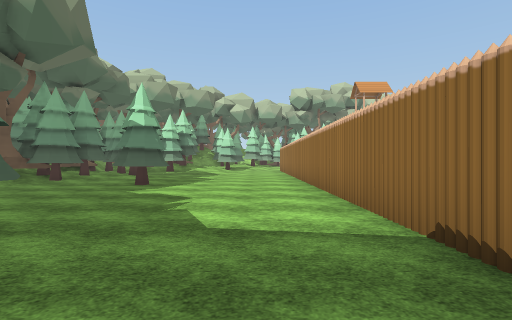
View 1 (above)

24 first-person views from a walk through a 3-D level made in the Unity game engine. The camera is 1.4 m above the floor, looks level and sees 85° across. The floor is counted in squares, 2 m on a side. Each view is taken from the middle of a square. On the plan, view 1 faces up. The plan holds only what a view shows up to about 9 squares ahead; the rest is blank. The place goes on beyond the plan. The player character is not drawn. Some surface patterns are stand-ins.

View 2
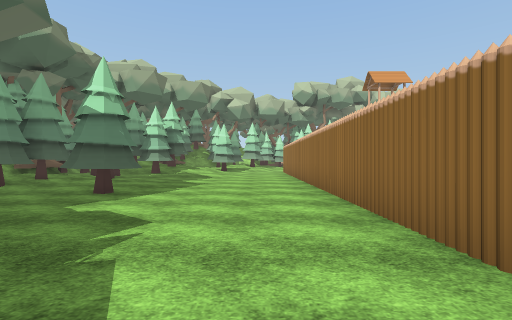

View 3
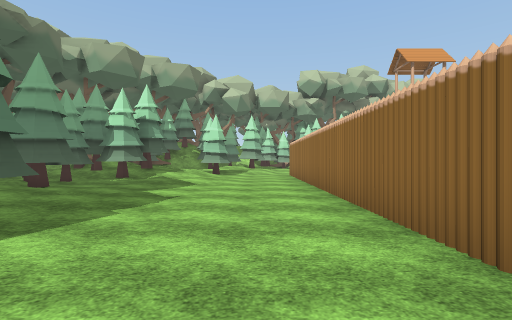

View 4
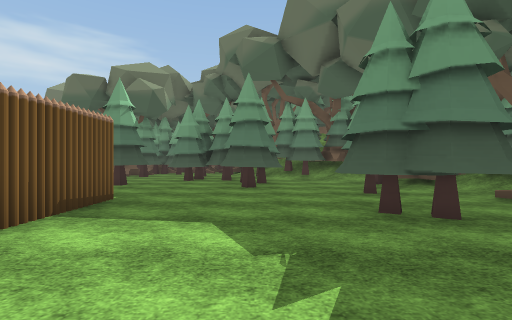

View 5
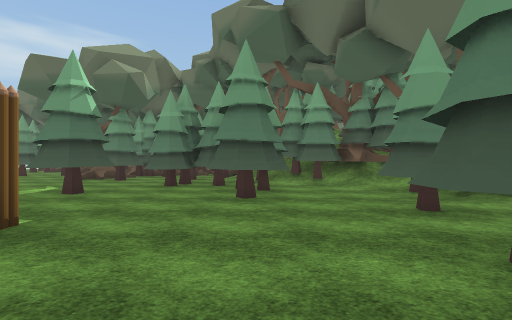

View 6
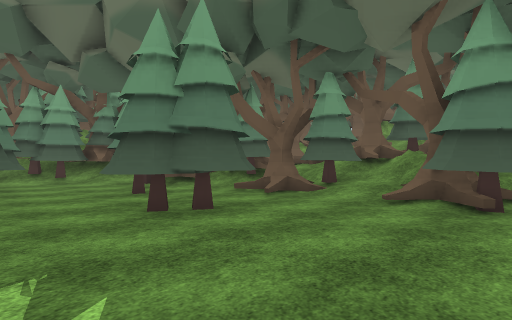

View 7
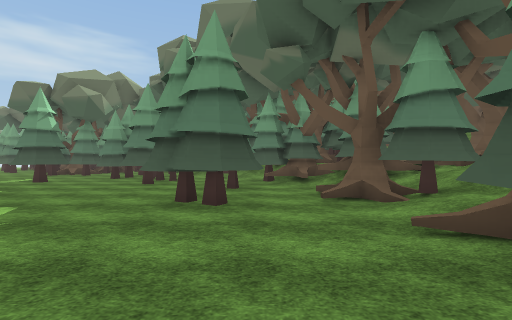

View 8
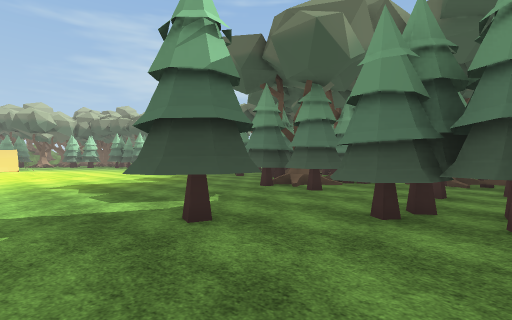

View 9
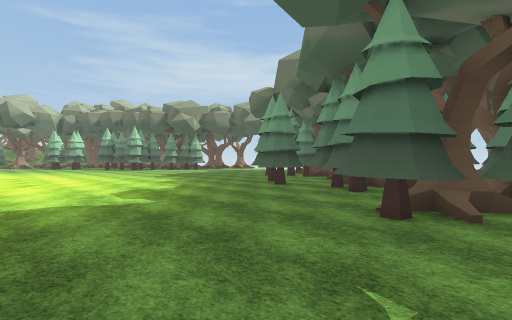

View 10
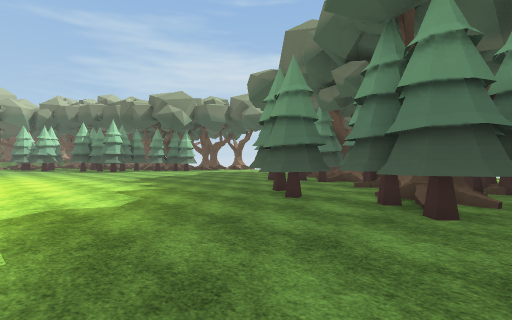

View 11
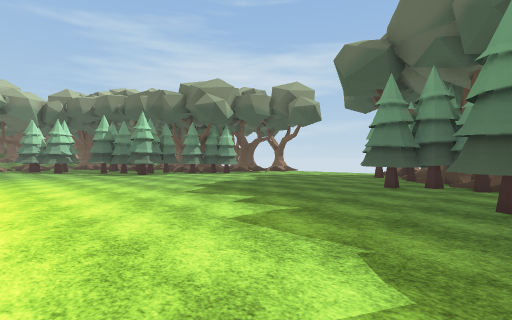

View 12
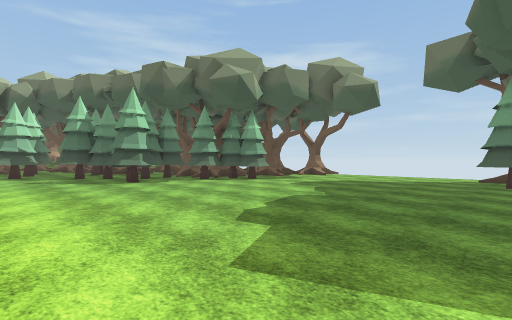

View 13
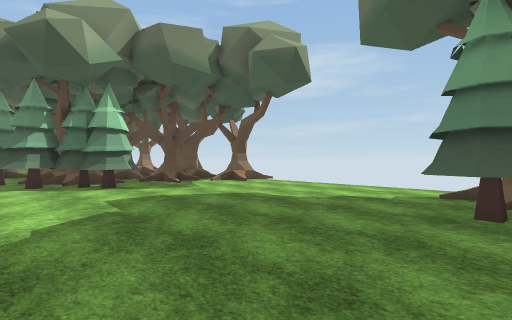

View 14
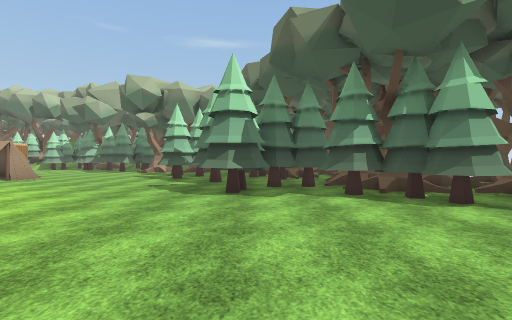

View 15
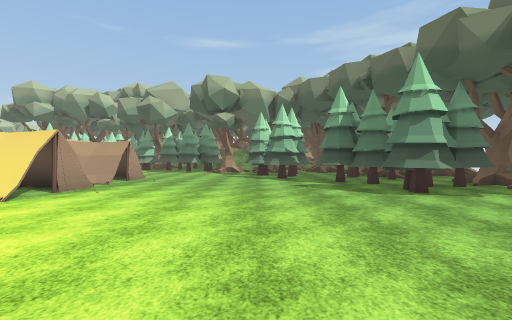

View 16
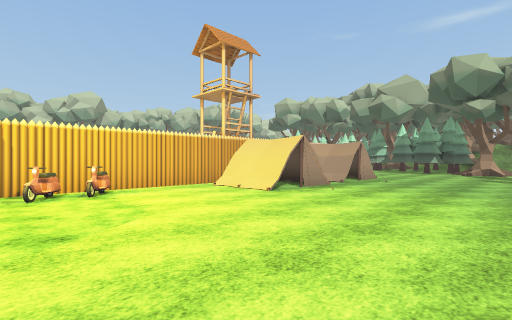

View 17
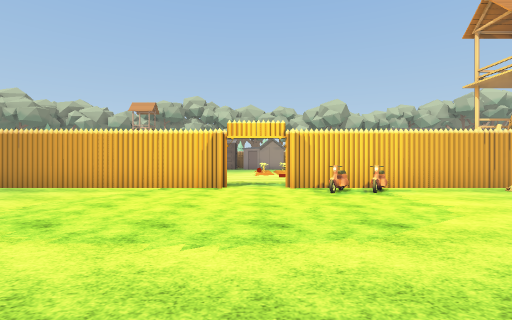

View 18
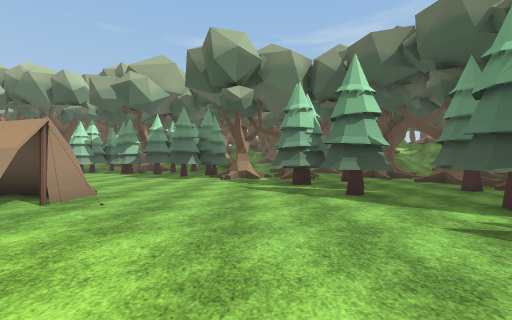

View 19
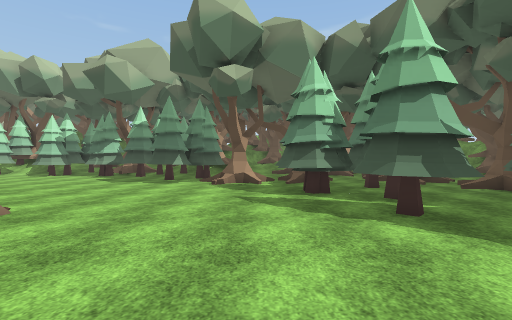

View 20
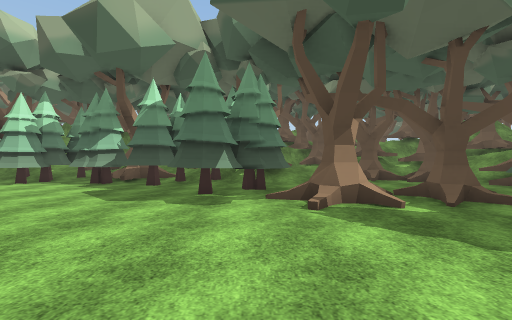

View 21
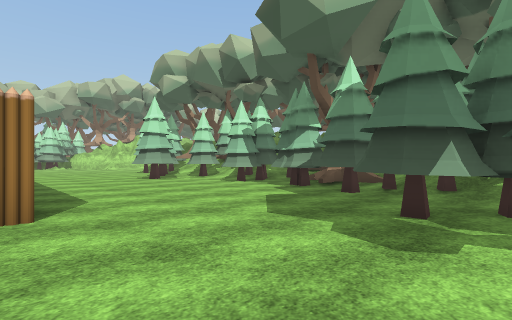

View 22
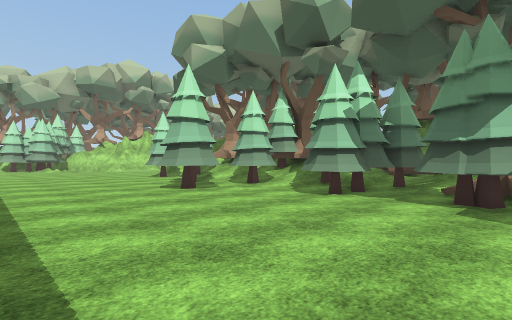

View 23
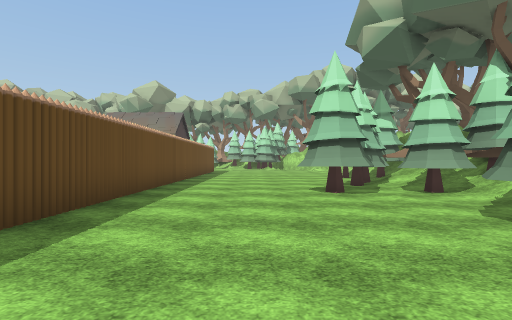

View 24
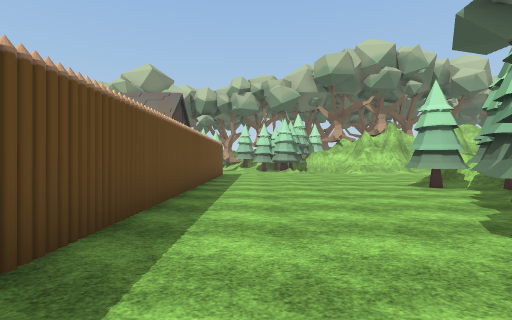

### Floor plan
Key: @ floor where view 1 was taken; # wall or solid block; . main floor; : floor 0.25 m higher than the main floor; / step, stairs or slope; O other object.
Columns run from 6 left of view 1 to 37 right of it. Each row starts with its distance up from view 1.
 14  ##/:...#                           #....../
 13  #.//...#                       OOO #....../
 12 ##......#                           #.....##
 11 ##:.....#                           #......#
 10 #/:.....#                           #.....##
  9 #/......#                           #....###
  8 #..#....#                           #....##
  7 ........#                           #...####
  6 #.......#                           #......#
  5 O.......#                           #......#
  4 /.......#                           #.....##
  3 #.##....#            ...             ......#
  2 O/##....#            O.O    O        .....##
  1 /.......#       ######OO######      #.....#O
  0 O.##..@.................OO..OOOO O........#/
 -1 #O...#......................OOOO.O........##
 -2 ###..#..##...................OO..O...../####
 -3   #..####............................../##/O
 -4   ######............................../O ../
 -5        #..##........................../
 -6        #####........................##//..
 -7           #O.....................####./O ..O
 -8           #######..................#.#/..../
 -9             #####............#.##...... /./O
-10              O...............###..##.//O OO/
-11                #..##..........# .   OO/ OOO/
-12             ##O#####........###//
-13            ###  O# ........###OO
-14            #     #O ........//  O
-15                   O ##.......//OO
-16                   O  ......./O
-17                    OO/...... OO
-18                      ......

Where each view was taken, in squares from view 1:
view 1: 0 up, 0 right, facing up
view 2: 2 up, 0 right, facing up
view 3: 5 up, 0 right, facing up
view 4: 6 up, 1 left, facing down
view 5: 4 up, 1 left, facing down
view 6: 6 up, 1 left, facing down-left
view 7: 7 up, 4 left, facing down
view 8: 0 up, 0 right, facing down-right
view 9: 2 down, 4 right, facing down-right
view 10: 4 down, 6 right, facing down-right
view 11: 4 down, 10 right, facing down-right
view 12: 6 down, 14 right, facing down-right
view 13: 11 down, 14 right, facing down-right
view 14: 10 down, 17 right, facing right
view 15: 6 down, 17 right, facing right
view 16: 6 down, 17 right, facing up-right
view 17: 6 down, 16 right, facing up
view 18: 5 down, 22 right, facing right
view 19: 5 down, 24 right, facing right
view 20: 3 down, 28 right, facing right
view 21: 3 down, 30 right, facing up-right
view 22: 1 up, 31 right, facing up-right
view 23: 1 up, 33 right, facing up
view 24: 5 up, 32 right, facing up
